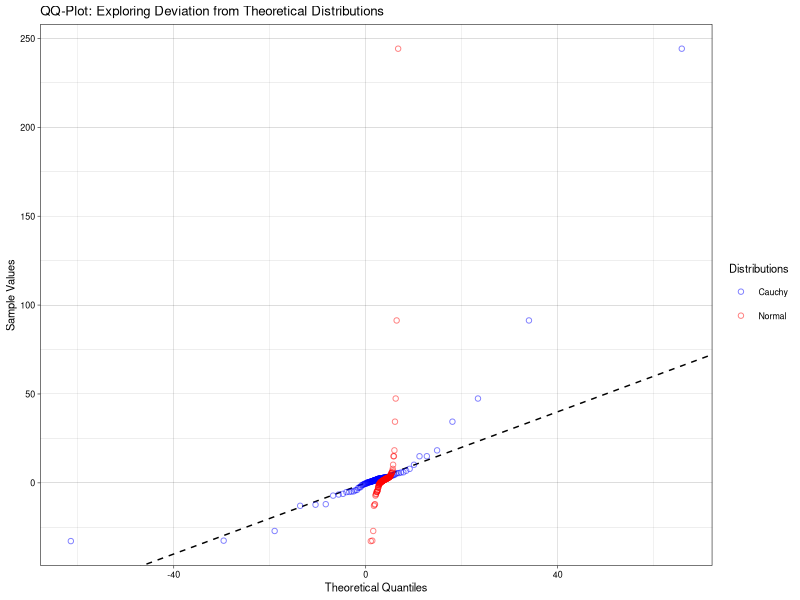

Write the R code that produced this figure. (Note: this script raises an error after producing the figure.)
# Load required libraries
library(ggplot2, ggthemes)

# Set parameters
set.seed(1338)  # Fix the random seed for reproducibility
location <- 2.2 # Cauchy's distribution parameters
scale <- 1.6
mean <- 3.9     # Normal's distribution parameters
sd <- sqrt(1.4)

# Generate sample
sample_size <- 124
sample <- rcauchy(sample_size, location, scale)
sample <- sort(sample) # Sort sample

# Find theoretical quantiles
quantiles <- (1:sample_size) / (sample_size + 1)
theoretical_quantiles_cauchy <- qcauchy(quantiles, location, scale)
theoretical_quantiles_norm <- qnorm(quantiles, mean, sd)

# Create main plot
main_plot <- ggplot() + labs(title = "QQ-Plot: Exploring Deviation from Theoretical Distributions") +
  geom_abline(intercept = 0, slope = 1, linetype = "dashed") +
  geom_point(aes(x = theoretical_quantiles_cauchy, y = sample, colour="Cauchy"), shape=1, alpha=0.5, size=1.5) +
  geom_point(aes(x = theoretical_quantiles_norm, y = sample, colour="Normal"), shape=1, alpha=0.5, size=1.5) +
  labs(x = "Theoretical Quantiles", y = "Sample Values", color = "Distributions") +
  scale_color_manual(values = c("Cauchy" = "blue", "Normal" = "red")) +
  theme_linedraw(base_size = 8)

# Create inset plot
inset_plot <- main_plot + labs(title = "QQ-Plot (zoomed in)") + xlim(-10, 15) + ylim(-15, 20) + 
  theme_clean(base_size = 8) + theme(legend.position = "none", axis.title = element_blank())

inset_grob <- ggplotGrob(inset_plot) # Convert to a grid graphical object

# Final result
final_plot <- main_plot + annotation_custom(grob = inset_grob, xmin = -65, xmax = -10, ymin = 100, ymax = 250) +
  annotate("rect", xmin = -10, xmax = 15, ymin = -15, ymax = 20, color = "black", fill = "gray", size = 0.25, linetype = "dashed", alpha = 0.5) +
  annotate("segment", x = -10, xend = -65, y = -15, yend = 100, linetype = "dashed", color = "black", size = 0.25) +
  annotate("segment", x = 15, xend = -10, y = 20, yend = 250, linetype = "dashed", color = "black", size = 0.25)

# png("question08.png", width = 1920, height = 1080, units = "px", res = 300)
print(final_plot) # Display the resulting plot
# dev.off()